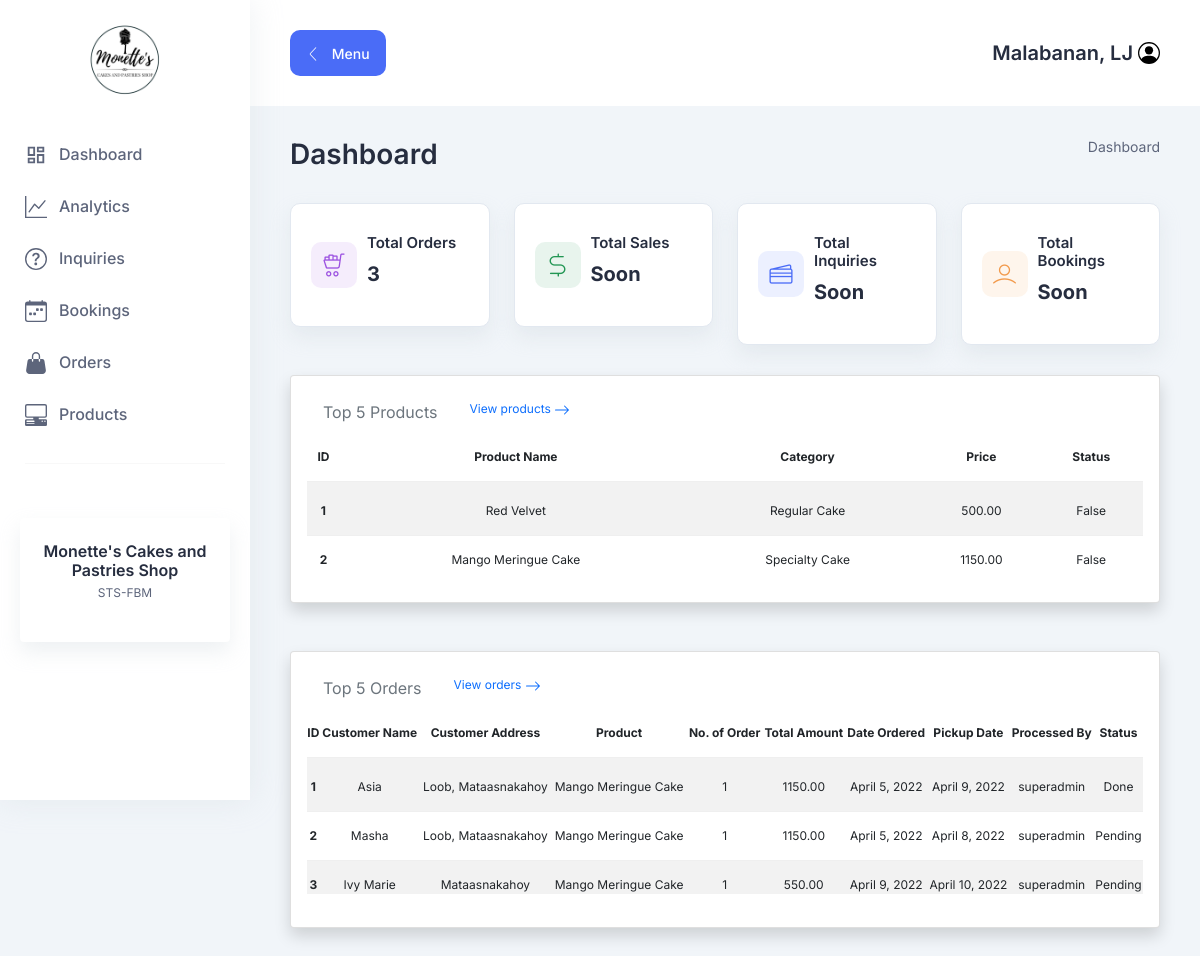
The app's page / (signed in), older data.
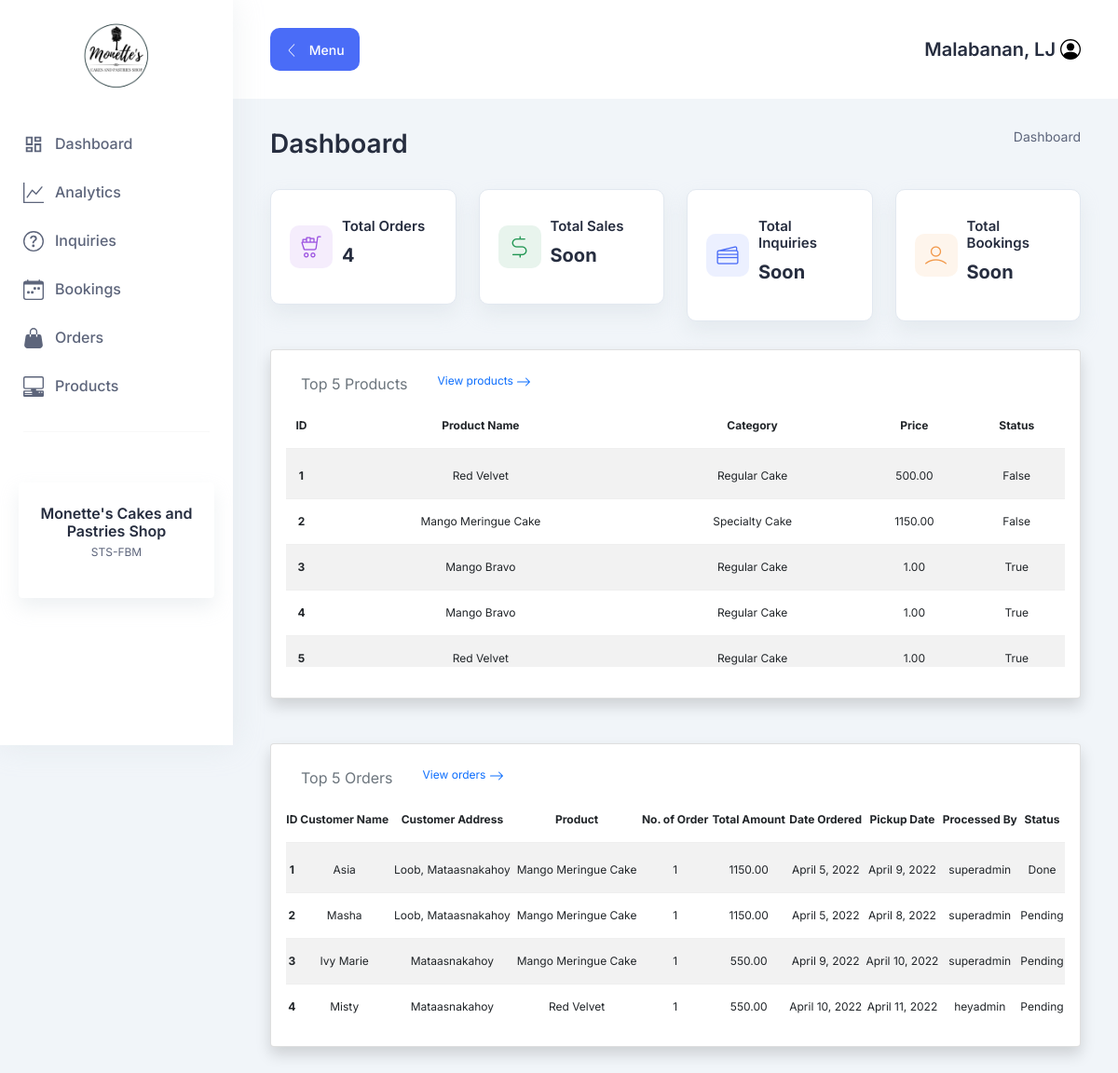
The same page, newer data.
### products/models.py (models this page shows)
class Products(models.Model):
    status = (
        ("Available" , "Available"),
        ("Not Available" , "Not Available"),
    )
    product_name = models.CharField(max_length=255)
    category = models.ForeignKey(Category, on_delete=models.CASCADE)
    price = models.DecimalField(max_digits=10, decimal_places=2)
    size = models.CharField(max_length=255, default=0)
    status = models.BooleanField(default=True)
    class Meta:
        verbose_name = "Products"
    def __str__(self):
        return self.product_name

class Category(models.Model):
    category = models.CharField(max_length=255)
    status = models.BooleanField(default=True)
    class Meta:
        verbose_name = "Category"
    def __str__(self):
        return self.category

### orders/models.py (models this page shows, shortened)
class Orders(models.Model):
    status = (
        ("Pending" , "Pending"),
        ("Done" , "Done"),
        ("Cancelled" , "Cancelled"),
        ("Late" , "Late")
    )
    customer_name = models.CharField(max_length=255)
    customer_address = models.CharField(max_length=255)
    products = models.ForeignKey(Products, on_delete=models.CASCADE)
    no_of_order = models.IntegerField()
    total_amount = models.DecimalField(max_digits=10, decimal_places=2)
    date_ordered = models.DateField(auto_now_add=True)
    pickup_date = models.DateField(auto_now_add=False)
    processed_by = models.CharField(max_length=255)
    notes = models.TextField()
    status = models.CharField(max_length=255, choices=status)
    class Meta:
        verbose_name = "Orders"

### dashboard/views.py (the view)
# urls.py: path("", homepage, name="homepage"),
@login_required
def homepage(request):
    template_name = "dashboard/homepage.html"
    orders = Orders.objects.all()[:5]
    products = Products.objects.all()[:5]
    total_orders = Orders.objects.all().count()
    context = {
        "orders" : orders,
        "products" : products,
        "total_orders" : total_orders
    }
    return render(request, template_name, context)

### dashboard/templates/dashboard/homepage.html
{% extends 'base.html' %} {% block body %}
<section class="section">
  <div class="container-fluid">
    <div class="title-wrapper pt-30">
      <div class="row align-items-center">
        <div class="col-md-6">
          <div class="title mb-30">
            <h2>Dashboard</h2>
          </div>
        </div>
        <div class="col-md-6">
          <div class="breadcrumb-wrapper mb-30">
            <nav aria-label="breadcrumb">
              <ol class="breadcrumb">
                <li class="breadcrumb-item">
                  <a href="/">Dashboard</a>
                </li>
              </ol>
            </nav>
          </div>
        </div>
      </div>
    </div>
    <div class="row">
      <div class="col-xl-3 col-lg-4 col-sm-6">
        <div class="icon-card mb-30">
          <div class="icon purple">
            <i class="lni lni-cart-full"></i>
          </div>
          <div class="content">
            <h6 class="mb-10">Total Orders</h6>
            <h3 class="text-bold mb-10">{{total_orders}}</h3>
          </div>
        </div>
      </div>
      <div class="col-xl-3 col-lg-4 col-sm-6">
        <div class="icon-card mb-30">
          <div class="icon success">
            <i class="lni lni-dollar"></i>
          </div>
          <div class="content">
            <h6 class="mb-10">Total Sales</h6>
            <h3 class="text-bold mb-10">Soon</h3>
          </div>
        </div>
      </div>
      <div class="col-xl-3 col-lg-4 col-sm-6">
        <div class="icon-card mb-30">
          <div class="icon primary">
            <i class="lni lni-credit-cards"></i>
          </div>
          <div class="content">
            <h6 class="mb-10">Total Inquiries</h6>
            <h3 class="text-bold mb-10">Soon</h3>
          </div>
        </div>
      </div>
      <div class="col-xl-3 col-lg-4 col-sm-6">
        <div class="icon-card mb-30">
          <div class="icon orange">
            <i class="lni lni-user"></i>
          </div>
          <div class="content">
            <h6 class="mb-10">Total Bookings</h6>
            <h3 class="text-bold mb-10">Soon</h3>
          </div>
        </div>
      </div>
    </div>
    <div class="dashboard-products">
      {% include "dashboard/products.html" %}
    </div>
    <div class="dashboard-orders mt-5">
      {% include "dashboard/orders.html" %}
    </div>
  </div>
</section>
{% endblock %}

### dashboard/templates/dashboard/products.html
<div class="card shadow rounded" style="font-size: 12px;">
  <div class="card-body">
    <table class="table table-striped">
      <ul class="nav">
        <li class="nav-item">
          <p class="nav-link active text-muted">Top 5 Products</p>
        </li>
        <li class="nav-item">
          <a class="nav-link text-decoration-none" href="{% url "products-list" %}">
            View products
            <svg xmlns="http://www.w3.org/2000/svg" width="16" height="16" fill="currentColor" class="bi bi-arrow-right" viewBox="0 0 16 16">
              <path fill-rule="evenodd" d="M1 8a.5.5 0 0 1 .5-.5h11.793l-3.147-3.146a.5.5 0 0 1 .708-.708l4 4a.5.5 0 0 1 0 .708l-4 4a.5.5 0 0 1-.708-.708L13.293 8.5H1.5A.5.5 0 0 1 1 8z"/>
            </svg>
          </a>
        </li>
      </ul>
      <thead>
        <tr class="text-center">
          <th scope="col">ID</th>
          <th scope="col">Product Name</th>
          <th scope="col">Category</th>
          <th scope="col">Price</th>
          <th scope="col">Status</th>
        </tr>
      </thead>
      <tbody>
        {% for list in products %}
          <tr class="text-center">
            <th scope="row">{{forloop.counter}}</th>
            <td>{{list.product_name}}</td>
            <td>{{list.category}}</td>
            <td>{{list.price}}</td>
            <td>{{list.status}}</td>
          </tr>
        {% endfor %}
        </tbody>
  </table>
</div>

### dashboard/templates/dashboard/orders.html
<div class="card shadow rounded" style="font-size:  12px;">
    <div class="card-body">
        <table class="table table-striped">
            <ul class="nav">
                <li class="nav-item">
                  <p class="nav-link active text-muted">Top 5 Orders</p>
                </li>
                <li class="nav-item">
                    <a class="nav-link text-decoration-none" href="{% url "orders-list" %}">
                        View orders
                        <svg xmlns="http://www.w3.org/2000/svg" width="16" height="16" fill="currentColor" class="bi bi-arrow-right" viewBox="0 0 16 16">
                          <path fill-rule="evenodd" d="M1 8a.5.5 0 0 1 .5-.5h11.793l-3.147-3.146a.5.5 0 0 1 .708-.708l4 4a.5.5 0 0 1 0 .708l-4 4a.5.5 0 0 1-.708-.708L13.293 8.5H1.5A.5.5 0 0 1 1 8z"/>
                        </svg>
                      </a>
                </li>
              </ul>
            <thead>
                <tr class="text-center">
                    <th  scope="col">ID </th>
                    <th scope="col">Customer Name</th>
                    <th scope="col">Customer Address</th>
                    <th scope="col">Product</th>
                    <th scope="col">No. of Order</th>
                    <th scope="col">Total Amount</th>
                    <th scope="col">Date Ordered</th>
                    <th scope="col">Pickup Date</th>
                    <th scope="col">Processed By</th>
                    <th scope="col">Status</th>
                </tr>
            </thead>
            <tbody>
                {% for list in orders %}
                <tr class="text-center">
                    <th scope="row">{{forloop.counter}}</th>
                    <td>{{list.customer_name}}</td>
                    <td>{{list.customer_address}}</td>
                    <td>{{list.products}}</td>
                    <td>{{list.no_of_order}}</td>
                    <td>{{list.total_amount}}</td>
                    <td>{{list.date_ordered}}</td>
                    <td>{{list.pickup_date}}</td>
                    <td>{{list.processed_by}}</td>
                    <td>{{list.status}}</td>
                </tr>
                {% endfor %}
            </tbody>
      </table>
    </div>
</div>

Row changes from the older to the newer data that the page shows:
added Products: product_name "Mango Bravo", category "Regular Cake", price "1.00", status "True"
added Products: product_name "Mango Bravo", category "Regular Cake", price "1.00", status "True"
added Products: product_name "Red Velvet", category "Regular Cake", price "1.00", status "True"
added Orders: customer_name "Misty", customer_address "Mataasnakahoy", products "Red Velvet", no_of_order "1", total_amount "550.00", date_ordered "April 10, 2022", pickup_date "April 11, 2022", processed_by "heyadmin", status "Pending"
Text that changed along with them:
{{ total_orders }}: "3" → "4"
